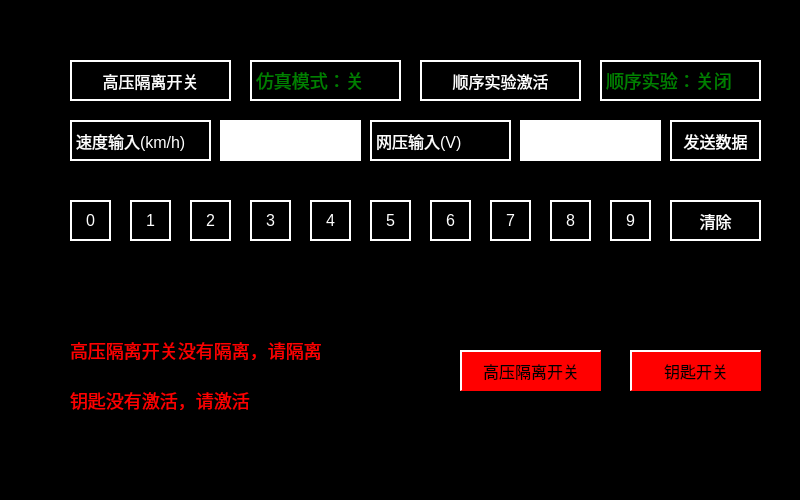
<?xml version="1.0" encoding="UTF-8"?>
<ui version="4.0">
 <class>Main_Simulate</class>
 <widget class="QWidget" name="Main_Simulate">
  <property name="enabled">
   <bool>true</bool>
  </property>
  <property name="geometry">
   <rect>
    <x>0</x>
    <y>0</y>
    <width>800</width>
    <height>500</height>
   </rect>
  </property>
  <property name="windowTitle">
   <string>Form</string>
  </property>
  <property name="styleSheet">
   <string notr="true">QWidget
{
	background-color: black;
}
QPushButton
{
	font:14px;
    color: rgb(0,0,0);
	background-color: rgb(0, 255, 0);
	border-top: 2px solid white;	
	border-left: 2px solid white;
}
QLabel
{
color:rgb(255,255,255);
}
</string>
  </property>
  <widget class="QLabel" name="label">
   <property name="geometry">
    <rect>
     <x>70</x>
     <y>340</y>
     <width>351</width>
     <height>20</height>
    </rect>
   </property>
   <property name="styleSheet">
    <string notr="true">color: rgb(255, 0, 0);
font-size:18px;</string>
   </property>
   <property name="text">
    <string>高压隔离开关没有隔离，请隔离</string>
   </property>
  </widget>
  <widget class="QLabel" name="label_2">
   <property name="geometry">
    <rect>
     <x>70</x>
     <y>390</y>
     <width>351</width>
     <height>20</height>
    </rect>
   </property>
   <property name="styleSheet">
    <string notr="true">color: rgb(255, 0, 0);
font-size:18px;</string>
   </property>
   <property name="text">
    <string>钥匙没有激活，请激活</string>
   </property>
  </widget>
  <widget class="QPushButton" name="pushButton">
   <property name="geometry">
    <rect>
     <x>460</x>
     <y>350</y>
     <width>141</width>
     <height>41</height>
    </rect>
   </property>
   <property name="styleSheet">
    <string notr="true">	font:16px;
    color: rgb(0,0,0);
	background-color: rgb(255, 0, 0);
</string>
   </property>
   <property name="text">
    <string>高压隔离开关</string>
   </property>
  </widget>
  <widget class="QPushButton" name="pushButton_2">
   <property name="geometry">
    <rect>
     <x>630</x>
     <y>350</y>
     <width>131</width>
     <height>41</height>
    </rect>
   </property>
   <property name="styleSheet">
    <string notr="true">	font:16px;
    color: rgb(0,0,0);
	background-color: rgb(255, 0, 0);</string>
   </property>
   <property name="text">
    <string>钥匙开关</string>
   </property>
  </widget>
  <widget class="QPushButton" name="pushButton_3">
   <property name="geometry">
    <rect>
     <x>70</x>
     <y>60</y>
     <width>161</width>
     <height>41</height>
    </rect>
   </property>
   <property name="styleSheet">
    <string notr="true">	font:16px;
    color: rgb(255,255,255);
	background-color: rgb(0, 0, 0);
border:2px solid white;
</string>
   </property>
   <property name="text">
    <string>高压隔离开关</string>
   </property>
  </widget>
  <widget class="QLabel" name="label_3">
   <property name="geometry">
    <rect>
     <x>250</x>
     <y>60</y>
     <width>151</width>
     <height>41</height>
    </rect>
   </property>
   <property name="styleSheet">
    <string notr="true">color: green;
font-size:18px;
border:2px solid white;</string>
   </property>
   <property name="text">
    <string>仿真模式：关</string>
   </property>
  </widget>
  <widget class="QLabel" name="label_4">
   <property name="geometry">
    <rect>
     <x>600</x>
     <y>60</y>
     <width>161</width>
     <height>41</height>
    </rect>
   </property>
   <property name="styleSheet">
    <string notr="true">color: green;
font-size:18px;
border:2px solid white;</string>
   </property>
   <property name="text">
    <string>顺序实验：关闭</string>
   </property>
  </widget>
  <widget class="QPushButton" name="pushButton_4">
   <property name="geometry">
    <rect>
     <x>420</x>
     <y>60</y>
     <width>161</width>
     <height>41</height>
    </rect>
   </property>
   <property name="styleSheet">
    <string notr="true">	font:16px;
    color: rgb(255,255,255);
	background-color: rgb(0, 0, 0);
border:2px solid white;
</string>
   </property>
   <property name="text">
    <string>顺序实验激活</string>
   </property>
  </widget>
  <widget class="QLabel" name="label_5">
   <property name="geometry">
    <rect>
     <x>70</x>
     <y>120</y>
     <width>141</width>
     <height>41</height>
    </rect>
   </property>
   <property name="styleSheet">
    <string notr="true">color: white;
font-size:16px;
border:2px solid white;</string>
   </property>
   <property name="text">
    <string>速度输入(km/h)</string>
   </property>
  </widget>
  <widget class="QLabel" name="label_6">
   <property name="geometry">
    <rect>
     <x>220</x>
     <y>120</y>
     <width>141</width>
     <height>41</height>
    </rect>
   </property>
   <property name="styleSheet">
    <string notr="true">color: black;
background-color: rgb(255, 255, 255);
font-size:16px;
border:2px solid white;</string>
   </property>
   <property name="text">
    <string/>
   </property>
  </widget>
  <widget class="QLabel" name="label_7">
   <property name="geometry">
    <rect>
     <x>520</x>
     <y>120</y>
     <width>141</width>
     <height>41</height>
    </rect>
   </property>
   <property name="styleSheet">
    <string notr="true">color: black;
background-color: rgb(255, 255, 255);
font-size:16px;
border:2px solid white;</string>
   </property>
   <property name="text">
    <string/>
   </property>
  </widget>
  <widget class="QLabel" name="label_8">
   <property name="geometry">
    <rect>
     <x>370</x>
     <y>120</y>
     <width>141</width>
     <height>41</height>
    </rect>
   </property>
   <property name="styleSheet">
    <string notr="true">color: white;
font-size:16px;
border:2px solid white;</string>
   </property>
   <property name="text">
    <string>网压输入(V)</string>
   </property>
  </widget>
  <widget class="QPushButton" name="pushButton_5">
   <property name="geometry">
    <rect>
     <x>670</x>
     <y>120</y>
     <width>91</width>
     <height>41</height>
    </rect>
   </property>
   <property name="styleSheet">
    <string notr="true">	font:16px;
    color: rgb(255,255,255);
	background-color: rgb(0, 0, 0);
border:2px solid white;
</string>
   </property>
   <property name="text">
    <string>发送数据</string>
   </property>
  </widget>
  <widget class="QPushButton" name="pushButton_6">
   <property name="geometry">
    <rect>
     <x>70</x>
     <y>200</y>
     <width>41</width>
     <height>41</height>
    </rect>
   </property>
   <property name="styleSheet">
    <string notr="true">	font:16px;
    color: rgb(255,255,255);
	background-color: rgb(0, 0, 0);
border:2px solid white;
</string>
   </property>
   <property name="text">
    <string>0</string>
   </property>
  </widget>
  <widget class="QPushButton" name="pushButton_7">
   <property name="geometry">
    <rect>
     <x>130</x>
     <y>200</y>
     <width>41</width>
     <height>41</height>
    </rect>
   </property>
   <property name="styleSheet">
    <string notr="true">	font:16px;
    color: rgb(255,255,255);
	background-color: rgb(0, 0, 0);
border:2px solid white;
</string>
   </property>
   <property name="text">
    <string>1</string>
   </property>
  </widget>
  <widget class="QPushButton" name="pushButton_8">
   <property name="geometry">
    <rect>
     <x>190</x>
     <y>200</y>
     <width>41</width>
     <height>41</height>
    </rect>
   </property>
   <property name="styleSheet">
    <string notr="true">	font:16px;
    color: rgb(255,255,255);
	background-color: rgb(0, 0, 0);
border:2px solid white;
</string>
   </property>
   <property name="text">
    <string>2</string>
   </property>
  </widget>
  <widget class="QPushButton" name="pushButton_9">
   <property name="geometry">
    <rect>
     <x>250</x>
     <y>200</y>
     <width>41</width>
     <height>41</height>
    </rect>
   </property>
   <property name="styleSheet">
    <string notr="true">	font:16px;
    color: rgb(255,255,255);
	background-color: rgb(0, 0, 0);
border:2px solid white;
</string>
   </property>
   <property name="text">
    <string>3</string>
   </property>
  </widget>
  <widget class="QPushButton" name="pushButton_10">
   <property name="geometry">
    <rect>
     <x>310</x>
     <y>200</y>
     <width>41</width>
     <height>41</height>
    </rect>
   </property>
   <property name="styleSheet">
    <string notr="true">	font:16px;
    color: rgb(255,255,255);
	background-color: rgb(0, 0, 0);
border:2px solid white;
</string>
   </property>
   <property name="text">
    <string>4</string>
   </property>
  </widget>
  <widget class="QPushButton" name="pushButton_11">
   <property name="geometry">
    <rect>
     <x>370</x>
     <y>200</y>
     <width>41</width>
     <height>41</height>
    </rect>
   </property>
   <property name="styleSheet">
    <string notr="true">	font:16px;
    color: rgb(255,255,255);
	background-color: rgb(0, 0, 0);
border:2px solid white;
</string>
   </property>
   <property name="text">
    <string>5</string>
   </property>
  </widget>
  <widget class="QPushButton" name="pushButton_12">
   <property name="geometry">
    <rect>
     <x>430</x>
     <y>200</y>
     <width>41</width>
     <height>41</height>
    </rect>
   </property>
   <property name="styleSheet">
    <string notr="true">	font:16px;
    color: rgb(255,255,255);
	background-color: rgb(0, 0, 0);
border:2px solid white;
</string>
   </property>
   <property name="text">
    <string>6</string>
   </property>
  </widget>
  <widget class="QPushButton" name="pushButton_13">
   <property name="geometry">
    <rect>
     <x>490</x>
     <y>200</y>
     <width>41</width>
     <height>41</height>
    </rect>
   </property>
   <property name="styleSheet">
    <string notr="true">	font:16px;
    color: rgb(255,255,255);
	background-color: rgb(0, 0, 0);
border:2px solid white;
</string>
   </property>
   <property name="text">
    <string>7</string>
   </property>
  </widget>
  <widget class="QPushButton" name="pushButton_14">
   <property name="geometry">
    <rect>
     <x>550</x>
     <y>200</y>
     <width>41</width>
     <height>41</height>
    </rect>
   </property>
   <property name="styleSheet">
    <string notr="true">	font:16px;
    color: rgb(255,255,255);
	background-color: rgb(0, 0, 0);
border:2px solid white;
</string>
   </property>
   <property name="text">
    <string>8</string>
   </property>
  </widget>
  <widget class="QPushButton" name="pushButton_15">
   <property name="geometry">
    <rect>
     <x>610</x>
     <y>200</y>
     <width>41</width>
     <height>41</height>
    </rect>
   </property>
   <property name="styleSheet">
    <string notr="true">	font:16px;
    color: rgb(255,255,255);
	background-color: rgb(0, 0, 0);
border:2px solid white;
</string>
   </property>
   <property name="text">
    <string>9</string>
   </property>
  </widget>
  <widget class="QPushButton" name="pushButton_16">
   <property name="geometry">
    <rect>
     <x>670</x>
     <y>200</y>
     <width>91</width>
     <height>41</height>
    </rect>
   </property>
   <property name="styleSheet">
    <string notr="true">	font:16px;
    color: rgb(255,255,255);
	background-color: rgb(0, 0, 0);
border:2px solid white;
</string>
   </property>
   <property name="text">
    <string>清除</string>
   </property>
  </widget>
  <zorder>label_4</zorder>
  <zorder>label_6</zorder>
  <zorder>pushButton_15</zorder>
  <zorder>pushButton</zorder>
  <zorder>pushButton_2</zorder>
  <zorder>pushButton_11</zorder>
  <zorder>pushButton_10</zorder>
  <zorder>label</zorder>
  <zorder>label_8</zorder>
  <zorder>pushButton_14</zorder>
  <zorder>label_7</zorder>
  <zorder>pushButton_9</zorder>
  <zorder>pushButton_8</zorder>
  <zorder>pushButton_4</zorder>
  <zorder>pushButton_16</zorder>
  <zorder>label_5</zorder>
  <zorder>pushButton_5</zorder>
  <zorder>pushButton_6</zorder>
  <zorder>pushButton_7</zorder>
  <zorder>pushButton_13</zorder>
  <zorder>pushButton_12</zorder>
  <zorder>label_3</zorder>
  <zorder>label_2</zorder>
  <zorder>pushButton_3</zorder>
 </widget>
 <resources/>
 <connections/>
</ui>
